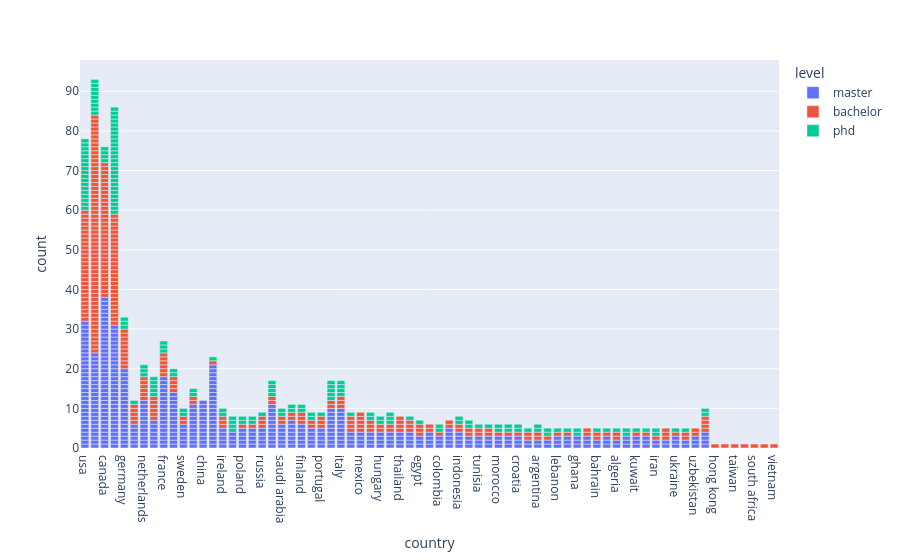

Notebook code cell kept with this figure:
### Code cell
px.bar(df,x='country',color='level')

### Figure 1 — Plotly figure (JSON) as saved in the notebook; plotly's stock layout.template omitted (floating-point values rounded to 4 significant figures; data arrays with more than 128 entries replaced by an {"elided": "..."} marker saying what was removed)
{"data": [{"hovertemplate": "level=master<br>country=%{x}<br>count=%{y}<extra></extra>", "legendgroup": "master", "marker": {"color": "#636efa", "pattern": {"shape": ""}}, "name": "master", "orientation": "v", "showlegend": true, "textposition": "auto", "type": "bar", "x": {"elided": "451 str values"}, "xaxis": "x", "y": {"elided": "451 int values"}, "yaxis": "y"}, {"hovertemplate": "level=bachelor<br>country=%{x}<br>count=%{y}<extra></extra>", "legendgroup": "bachelor", "marker": {"color": "#EF553B", "pattern": {"shape": ""}}, "name": "bachelor", "orientation": "v", "showlegend": true, "textposition": "auto", "type": "bar", "x": {"elided": "297 str values"}, "xaxis": "x", "y": {"elided": "297 int values"}, "yaxis": "y"}, {"hovertemplate": "level=phd<br>country=%{x}<br>count=%{y}<extra></extra>", "legendgroup": "phd", "marker": {"color": "#00cc96", "pattern": {"shape": ""}}, "name": "phd", "orientation": "v", "showlegend": true, "textposition": "auto", "type": "bar", "x": {"elided": "159 str values"}, "xaxis": "x", "y": {"elided": "159 int values"}, "yaxis": "y"}], "layout": {"barmode": "relative", "legend": {"title": {"text": "level"}, "tracegroupgap": 0}, "margin": {"t": 60}, "xaxis": {"anchor": "y", "domain": [0, 1], "title": {"text": "country"}}, "yaxis": {"anchor": "x", "domain": [0, 1], "title": {"text": "count"}}}}
